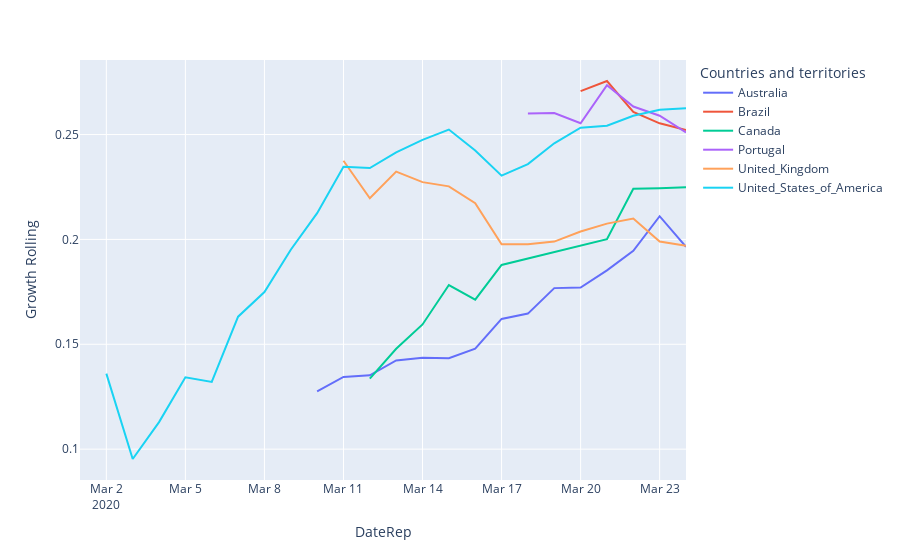

Source (notebook cell):
### Code cell
fig = px.line(corona_table[corona_table["Countries and territories"].isin(["Australia", "Canada", "Portugal", "Brazil", "United_Kingdom", "United_States_of_America"])], x="DateRep", y="Growth Rolling", color="Countries and territories")
fig.update_layout(
    xaxis = dict(
        range=("2020-03-01", "2020-03-24"),
        constrain='domain'
    )
)
fig.show()
